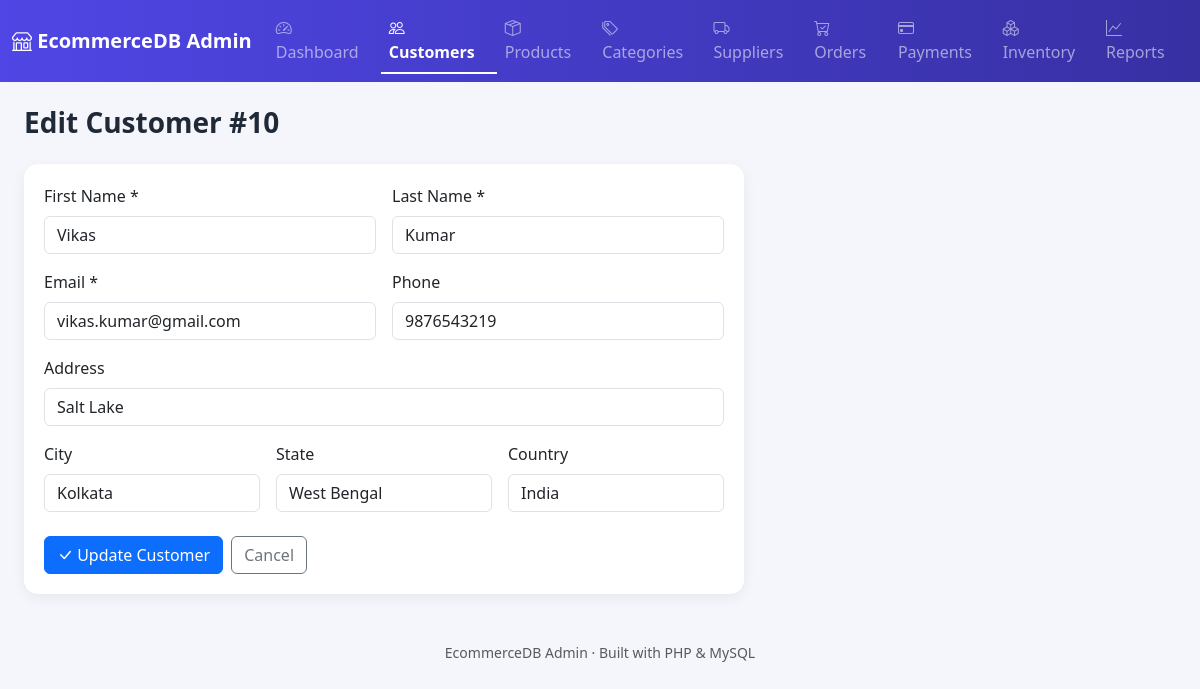
/customer_form.php?id=10, run on the app's committed database.
### tables this page shows
CREATE TABLE Customers(
CustomerID INT AUTO_INCREMENT PRIMARY KEY,
FirstName VARCHAR(50) NOT NULL,
LastName VARCHAR(50) NOT NULL,
Email VARCHAR(100) NOT NULL UNIQUE,
Phone VARCHAR(15) UNIQUE,
Address VARCHAR(255),
City VARCHAR(50),
State VARCHAR(50),
Country VARCHAR(50),
CreatedAt TIMESTAMP DEFAULT CURRENT_TIMESTAMP
);

### config.php (called while the page is built, shortened)
<?php
function h($value) {
    return htmlspecialchars((string)$value, ENT_QUOTES, 'UTF-8');
}

### customer_form.php (the view, shortened to what this page needs)
<?php
require 'config.php';
$id = isset($_GET['id']) ? (int)$_GET['id'] : null;
$isEdit = $id !== null;
$customer = [
    'FirstName' => '', 'LastName' => '', 'Email' => '', 'Phone' => '',
    'Address' => '', 'City' => '', 'State' => '', 'Country' => ''
];
if ($isEdit) {
    $stmt = $pdo->prepare("SELECT * FROM Customers WHERE CustomerID = ?");
    $stmt->execute([$id]);
    $found = $stmt->fetch();
    $customer = $found;
}
require 'includes/header.php';
?>
<h3 class="page-title mb-4"><?= $isEdit ? 'Edit Customer #' . (int)$id : 'Add New Customer' ?></h3>
<div class="table-card" style="max-width:720px;">
  <form method="post" novalidate>
    <div class="row g-3">
      <div class="col-md-6">
        <label class="form-label">First Name *</label>
        <input type="text" name="FirstName" class="form-control" value="<?= h($customer['FirstName']) ?>" required>
      </div>
      <div class="col-md-6">
        <label class="form-label">Last Name *</label>
        <input type="text" name="LastName" class="form-control" value="<?= h($customer['LastName']) ?>" required>
      </div>
      <div class="col-md-6">
        <label class="form-label">Email *</label>
        <input type="email" name="Email" class="form-control" value="<?= h($customer['Email']) ?>" required>
      </div>
      <div class="col-md-6">
        <label class="form-label">Phone</label>
        <input type="text" name="Phone" class="form-control" value="<?= h($customer['Phone']) ?>">
      </div>
      <div class="col-12">
        <label class="form-label">Address</label>
        <input type="text" name="Address" class="form-control" value="<?= h($customer['Address']) ?>">
      </div>
      <div class="col-md-4">
        <label class="form-label">City</label>
        <input type="text" name="City" class="form-control" value="<?= h($customer['City']) ?>">
      </div>
      <div class="col-md-4">
        <label class="form-label">State</label>
        <input type="text" name="State" class="form-control" value="<?= h($customer['State']) ?>">
      </div>
      <div class="col-md-4">
        <label class="form-label">Country</label>
        <input type="text" name="Country" class="form-control" value="<?= h($customer['Country']) ?>">
      </div>
    </div>
    <div class="mt-4 d-flex gap-2">
      <button type="submit" class="btn btn-primary"><i class="bi bi-check-lg"></i> <?= $isEdit ? 'Update' : 'Save' ?> Customer</button>
      <a href="customers.php" class="btn btn-outline-secondary">Cancel</a>
    </div>
  </form>
</div>
<?php require 'includes/footer.php'; ?>

### assets/style.css (style rules this page uses)
:root { --brand: #4f46e5; --brand-dark: #3730a3; }
body { background-color: #f4f6fb; font-family: 'Segoe UI', system-ui, -apple-system, sans-serif; }
.table-card { background: #fff; border-radius: 14px; box-shadow: 0 4px 14px rgba(0,0,0,0.06); padding: 1.25rem; }
.page-title { font-weight: 700; color: #1f2937; }

### data on the page
customers: FirstName "Vikas", LastName "Kumar", Email "vikas.kumar@gmail.com", Phone "9876543219", Address "Salt Lake", City "Kolkata", State "West Bengal", Country "India"

### other printed values
$id "10"
